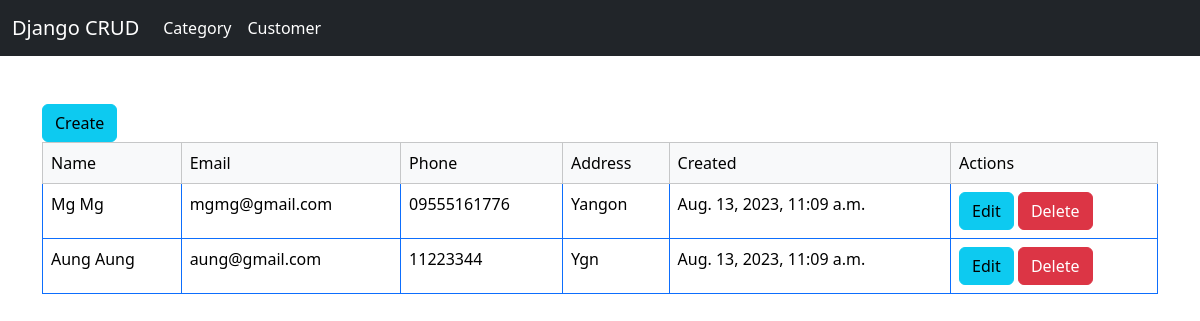
Page /customer on the committed database.
### customer/models.py (models this page shows, shortened)
class Customer(models.Model):
    name = models.CharField(max_length=255)
    email = models.CharField(max_length=255, unique=True)
    phone = models.CharField(max_length=255)
    address = models.CharField(max_length=255)
    created_at = models.DateTimeField(auto_now_add=True)
    updated_at = models.DateTimeField(auto_now=True)

### customer/views.py (the view)
# urls.py: path("", views.customer_list, name="customer_list"),
def customer_list(request):
    customers = Customer.objects.all()
    context = {'customers': customers}
    return render(request, 'customer/list.html', context)

### customer/templates/customer/list.html
{% extends 'category/base.html' %}
{% block contents %}
<div class="row py-5">
    <div class="col-md-12">
        <a href="{% url 'customer_create' %}" class="btn btn-info">
            Create
        </a>
        <table class="table table-bordered border-primary">
            <thead class="table-light">
                <tr>
                    <td>
                        Name
                    </td>
                    <td>
                        Email
                    </td>
                    <td>
                        Phone
                    </td>
                    <td>
                        Address
                    </td>
                    <td>
                        Created
                    </td>
                    <td>
                        Actions
                    </td>
                </tr>
            </thead>
            <tbody>
                {% for customer in customers %}
                <tr>
                    <td>
                        {{ customer.name }}
                    </td>
                    <td>
                        {{ customer.email }}
                    </td>
                    <td>
                        {{ customer.phone }}
                    </td>
                    <td>
                        {{ customer.address }}
                    </td>
                    <td>
                        {{ customer.created_at }}
                    </td>
                    <td>
                        <a href="{% url 'customer_edit' customer.id %}" class="btn btn-info">
                            Edit
                        </a>
                        <a href="{% url 'customer_delete' customer.id %}" class="btn btn-danger">
                            Delete
                        </a>
                    </td>
                </tr>
                {% endfor %}
            </tbody>
        </table>
    </div>
</div>
{% endblock %}

### rows in the picture
Customer: name "Mg Mg", email "mgmg@gmail.com", phone "09555161776", address "Yangon", created_at "Aug. 13, 2023, 11:09 a.m."
Customer: name "Aung Aung", email "aung@gmail.com", phone "11223344", address "Ygn", created_at "Aug. 13, 2023, 11:09 a.m."
